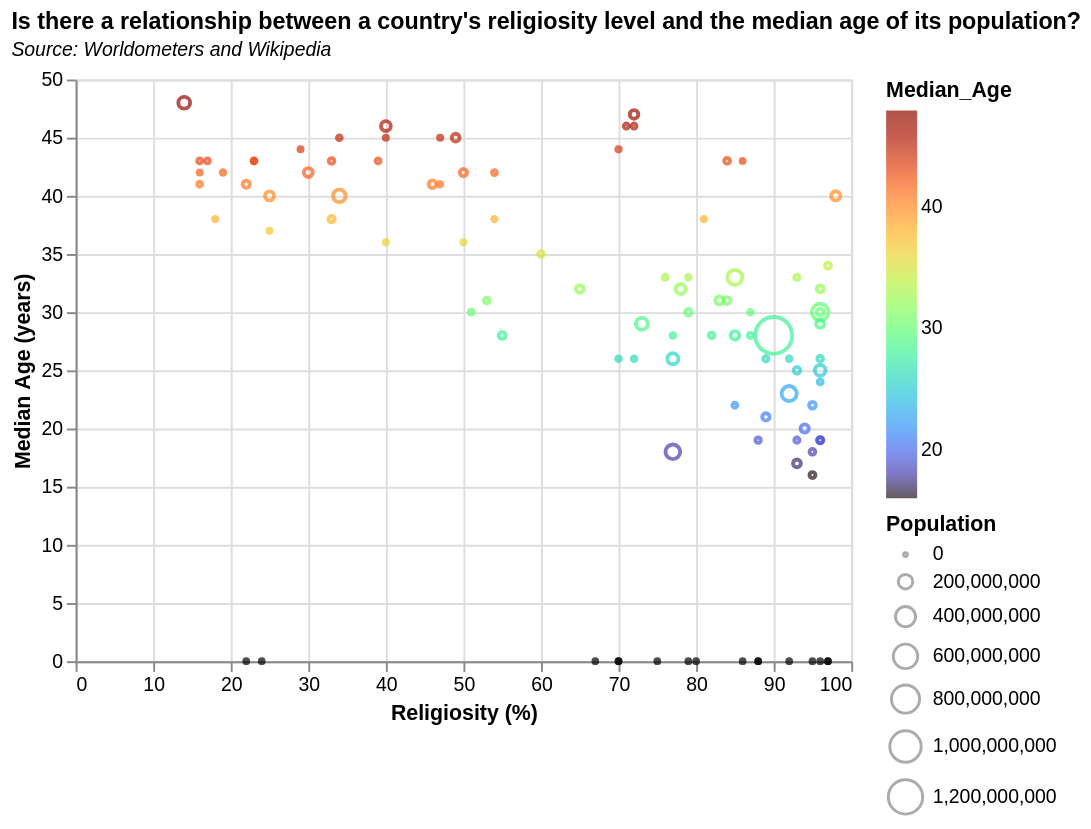

Write a Vega-Lite specification for this figure.
### Vega-Lite specification from a JSON file in a GitHub repository (floating-point values rounded to 4 significant figures)
{"$schema": "https://vega.github.io/schema/vega-lite/v5.json", "description": "A bubbleplot with religiosity on the x axis, median age on the y axis, and total population on size.", "title": {"text": "Is there a relationship between a country's religiosity level and the median age of its population?", "subtitle": "Source: Worldometers and Wikipedia", "fontSize": 12, "subtitleFontStyle": "italic", "subtitleFontSize": 10, "anchor": "start"}, "width": 400, "height": 300, "data": {"values": [{"": "0", "Country": "Indonesia", "CAF_x": "68", "Religiosity": "96", "Median_Age": "30.0", "Total_Population": "273523615.0", "CAF_2018": "59.0", "CAF_2019": "50.0", "CAF_2021": "69.0", "CAF_y": "68.0"}, {"": "1", "Country": "Australia", "CAF_x": "55", "Religiosity": "33", "Median_Age": "38.0", "Total_Population": "25499884.0", "CAF_2018": "59.0", "CAF_2019": "56.0", "CAF_2021": "49.0", "CAF_y": "55.0"}, {"": "2", "Country": "New Zealand", "CAF_x": "54", "Religiosity": "18", "Median_Age": "38.0", "Total_Population": "4822233.0", "CAF_2018": "58.0", "CAF_2019": "57.0", "CAF_2021": "47.0", "CAF_y": "54.0"}, {"": "3", "Country": "United States of America", "CAF_x": "59", "Religiosity": "67", "Median_Age": "", "Total_Population": "", "CAF_2018": "", "CAF_2019": "", "CAF_2021": "", "CAF_y": ""}, {"": "4", "Country": "Ireland", "CAF_x": "49", "Religiosity": "54", "Median_Age": "38.0", "Total_Population": "4937786.0", "CAF_2018": "56.0", "CAF_2019": "56.0", "CAF_2021": "40.0", "CAF_y": "49.0"}, {"": "5", "Country": "United Kingdom of Great Britain and Northern Ireland", "CAF_x": "47", "Religiosity": "25", "Median_Age": "40.0", "Total_Population": "67886011.0", "CAF_2018": "55.0", "CAF_2019": "54.0", "CAF_2021": "41.0", "CAF_y": "47.0"}, {"": "6", "Country": "Singapore", "CAF_x": "45", "Religiosity": "70", "Median_Age": "", "Total_Population": "", "CAF_2018": "", "CAF_2019": "", "CAF_2021": "", "CAF_y": ""}, {"": "7", "Country": "Kenya", "CAF_x": "61", "Religiosity": "94", "Median_Age": "20.0", "Total_Population": "53771296.0", "CAF_2018": "54.0", "CAF_2019": "47.0", "CAF_2021": "58.0", "CAF_y": "61.0"}, {"": "8", "Country": "Myanmar", "CAF_x": "52", "Religiosity": "96", "Median_Age": "29.0", "Total_Population": "54409800.0", "CAF_2018": "54.0", "CAF_2019": "58.0", "CAF_2021": "51.0", "CAF_y": "52.0"}, {"": "9", "Country": "Netherlands", "CAF_x": "46", "Religiosity": "33", "Median_Age": "43.0", "Total_Population": "17134872.0", "CAF_2018": "51.0", "CAF_2019": "53.0", "CAF_2021": "37.0", "CAF_y": "46.0"}, {"": "10", "Country": "United Arab Emirates", "CAF_x": "47", "Religiosity": "76", "Median_Age": "33.0", "Total_Population": "9890402.0", "CAF_2018": "51.0", "CAF_2019": "45.0", "CAF_2021": "44.0", "CAF_y": "47.0"}, {"": "11", "Country": "Norway", "CAF_x": "45", "Religiosity": "22", "Median_Age": "", "Total_Population": "", "CAF_2018": "", "CAF_2019": "", "CAF_2021": "", "CAF_y": ""}, {"": "12", "Country": "Canada", "CAF_x": "51", "Religiosity": "22", "Median_Age": "41.0", "Total_Population": "37742154.0", "CAF_2018": "49.0", "CAF_2019": "55.0", "CAF_2021": "38.0", "CAF_y": "51.0"}, {"": "13", "Country": "Nigeria", "CAF_x": "48", "Religiosity": "77", "Median_Age": "18.0", "Total_Population": "206139589.0", "CAF_2018": "48.0", "CAF_2019": "42.0", "CAF_2021": "52.0", "CAF_y": "48.0"}, {"": "14", "Country": "Malta", "CAF_x": "45", "Religiosity": "86", "Median_Age": "43.0", "Total_Population": "441543.0", "CAF_2018": "47.0", "CAF_2019": "47.0", "CAF_2021": "31.0", "CAF_y": "45.0"}, {"": "15", "Country": "Zambia", "CAF_x": "50", "Religiosity": "95", "Median_Age": "18.0", "Total_Population": "18383955.0", "CAF_2018": "46.0", "CAF_2019": "39.0", "CAF_2021": "43.0", "CAF_y": "50.0"}, {"": "16", "Country": "Germany", "CAF_x": "41", "Religiosity": "40", "Median_Age": "46.0", "Total_Population": "83783942.0", "CAF_2018": "46.0", "CAF_2019": "43.0", "CAF_2021": "30.0", "CAF_y": "41.0"}, {"": "17", "Country": "Denmark", "CAF_x": "46", "Religiosity": "19", "Median_Age": "42.0", "Total_Population": "5792202.0", "CAF_2018": "46.0", "CAF_2019": "44.0", "CAF_2021": "37.0", "CAF_y": "46.0"}, {"": "18", "Country": "Switzerland", "CAF_x": "37", "Religiosity": "23", "Median_Age": "43.0", "Total_Population": "8654622.0", "CAF_2018": "45.0", "CAF_2019": "45.0", "CAF_2021": "28.0", "CAF_y": "37.0"}, {"": "19", "Country": "Sri Lanka", "CAF_x": "44", "Religiosity": "97", "Median_Age": "34.0", "Total_Population": "21413249.0", "CAF_2018": "45.0", "CAF_2019": "51.0", "CAF_2021": "34.0", "CAF_y": "44.0"}, {"": "20", "Country": "Iran (Islamic Republic of)", "CAF_x": "43", "Religiosity": "78", "Median_Age": "32.0", "Total_Population": "83992949.0", "CAF_2018": "45.0", "CAF_2019": "41.0", "CAF_2021": "39.0", "CAF_y": "43.0"}, {"": "21", "Country": "Hong Kong", "CAF_x": "37", "Religiosity": "24", "Median_Age": "", "Total_Population": "", "CAF_2018": "", "CAF_2019": "", "CAF_2021": "", "CAF_y": ""}, {"": "22", "Country": "Austria", "CAF_x": "45", "Religiosity": "17", "Median_Age": "43.0", "Total_Population": "9006398.0", "CAF_2018": "44.0", "CAF_2019": "45.0", "CAF_2021": "34.0", "CAF_y": "45.0"}, {"": "23", "Country": "Iraq", "CAF_x": "37", "Religiosity": "89", "Median_Age": "21.0", "Total_Population": "40222493.0", "CAF_2018": "43.0", "CAF_2019": "34.0", "CAF_2021": "39.0", "CAF_y": "37.0"}, {"": "24", "Country": "Cyprus", "CAF_x": "40", "Religiosity": "25", "Median_Age": "37.0", "Total_Population": "1207359.0", "CAF_2018": "43.0", "CAF_2019": "41.0", "CAF_2021": "32.0", "CAF_y": "40.0"}, {"": "25", "Country": "Tajikistan", "CAF_x": "39", "Religiosity": "85", "Median_Age": "22.0", "Total_Population": "9537645.0", "CAF_2018": "42.0", "CAF_2019": "36.0", "CAF_2021": "45.0", "CAF_y": "39.0"}, {"": "26", "Country": "Ghana", "CAF_x": "43", "Religiosity": "95", "Median_Age": "22.0", "Total_Population": "31072940.0", "CAF_2018": "42.0", "CAF_2019": "38.0", "CAF_2021": "47.0", "CAF_y": "43.0"}, {"": "27", "Country": "Israel", "CAF_x": "37", "Religiosity": "51", "Median_Age": "30.0", "Total_Population": "8655535.0", "CAF_2018": "42.0", "CAF_2019": "39.0", "CAF_2021": "28.0", "CAF_y": "37.0"}, {"": "28", "Country": "South Africa", "CAF_x": "35", "Religiosity": "85", "Median_Age": "28.0", "Total_Population": "59308690.0", "CAF_2018": "41.0", "CAF_2019": "36.0", "CAF_2021": "41.0", "CAF_y": "35.0"}, {"": "29", "Country": "Sweden", "CAF_x": "42", "Religiosity": "16", "Median_Age": "41.0", "Total_Population": "10099265.0", "CAF_2018": "41.0", "CAF_2019": "40.0", "CAF_2021": "34.0", "CAF_y": "42.0"}, {"": "30", "Country": "Finland", "CAF_x": "37", "Religiosity": "23", "Median_Age": "43.0", "Total_Population": "5540720.0", "CAF_2018": "40.0", "CAF_2019": "41.0", "CAF_2021": "31.0", "CAF_y": "37.0"}, {"": "31", "Country": "Slovenia", "CAF_x": "39", "Religiosity": "47", "Median_Age": "45.0", "Total_Population": "2078938.0", "CAF_2018": "39.0", "CAF_2019": "38.0", "CAF_2021": "28.0", "CAF_y": "39.0"}, {"": "32", "Country": "Dominican Republic", "CAF_x": "44", "Religiosity": "87", "Median_Age": "28.0", "Total_Population": "10847910.0", "CAF_2018": "39.0", "CAF_2019": "39.0", "CAF_2021": "39.0", "CAF_y": "44.0"}, {"": "33", "Country": "Uganda", "CAF_x": "46", "Religiosity": "93", "Median_Age": "17.0", "Total_Population": "45741007.0", "CAF_2018": "39.0", "CAF_2019": "38.0", "CAF_2021": "46.0", "CAF_y": "46.0"}, {"": "34", "Country": "Saudi Arabia", "CAF_x": "36", "Religiosity": "96", "Median_Age": "32.0", "Total_Population": "34813871.0", "CAF_2018": "37.0", "CAF_2019": "34.0", "CAF_2021": "35.0", "CAF_y": "36.0"}, {"": "35", "Country": "Nepal", "CAF_x": "40", "Religiosity": "93", "Median_Age": "25.0", "Total_Population": "29136808.0", "CAF_2018": "37.0", "CAF_2019": "33.0", "CAF_2021": "40.0", "CAF_y": "40.0"}, {"": "36", "Country": "Uzbekistan", "CAF_x": "38", "Religiosity": "55", "Median_Age": "28.0", "Total_Population": "33469203.0", "CAF_2018": "36.0", "CAF_2019": "41.0", "CAF_2021": "40.0", "CAF_y": "38.0"}, {"": "37", "Country": "Spain", "CAF_x": "32", "Religiosity": "49", "Median_Age": "45.0", "Total_Population": "46754778.0", "CAF_2018": "36.0", "CAF_2019": "32.0", "CAF_2021": "27.0", "CAF_y": "32.0"}, {"": "38", "Country": "Kyrgyzstan", "CAF_x": "44", "Religiosity": "72", "Median_Age": "26.0", "Total_Population": "6524195.0", "CAF_2018": "36.0", "CAF_2019": "33.0", "CAF_2021": "38.0", "CAF_y": "44.0"}, {"": "39", "Country": "Jamaica", "CAF_x": "46", "Religiosity": "70", "Median_Age": "", "Total_Population": "", "CAF_2018": "", "CAF_2019": "", "CAF_2021": "", "CAF_y": ""}, {"": "40", "Country": "Malawi", "CAF_x": "39", "Religiosity": "97", "Median_Age": "", "Total_Population": "", "CAF_2018": "", "CAF_2019": "", "CAF_2021": "", "CAF_y": ""}, {"": "41", "Country": "Paraguay", "CAF_x": "44", "Religiosity": "92", "Median_Age": "26.0", "Total_Population": "7132538.0", "CAF_2018": "34.0", "CAF_2019": "32.0", "CAF_2021": "41.0", "CAF_y": "44.0"}, {"": "42", "Country": "Chile", "CAF_x": "38", "Religiosity": "60", "Median_Age": "35.0", "Total_Population": "19116201.0", "CAF_2018": "34.0", "CAF_2019": "37.0", "CAF_2021": "39.0", "CAF_y": "38.0"}, {"": "43", "Country": "Thailand", "CAF_x": "48", "Religiosity": "98", "Median_Age": "40.0", "Total_Population": "69799978.0", "CAF_2018": "34.0", "CAF_2019": "42.0", "CAF_2021": "46.0", "CAF_y": "48.0"}, {"": "44", "Country": "Costa Rica", "CAF_x": "44", "Religiosity": "79", "Median_Age": "33.0", "Total_Population": "5094118.0", "CAF_2018": "34.0", "CAF_2019": "38.0", "CAF_2021": "30.0", "CAF_y": "44.0"}, {"": "45", "Country": "Cameroon", "CAF_x": "37", "Religiosity": "96", "Median_Age": "19.0", "Total_Population": "26545863.0", "CAF_2018": "34.0", "CAF_2019": "33.0", "CAF_2021": "43.0", "CAF_y": "37.0"}, {"": "46", "Country": "Nicaragua", "CAF_x": "40", "Religiosity": "70", "Median_Age": "26.0", "Total_Population": "6624554.0", "CAF_2018": "33.0", "CAF_2019": "30.0", "CAF_2021": "37.0", "CAF_y": "40.0"}, {"": "47", "Country": "Italy", "CAF_x": "29", "Religiosity": "72", "Median_Age": "47.0", "Total_Population": "60461826.0", "CAF_2018": "33.0", "CAF_2019": "33.0", "CAF_2021": "22.0", "CAF_y": "29.0"}, {"": "48", "Country": "Guinea", "CAF_x": "47", "Religiosity": "96", "Median_Age": "", "Total_Population": "", "CAF_2018": "", "CAF_2019": "", "CAF_2021": "", "CAF_y": ""}, {"": "49", "Country": "France", "CAF_x": "32", "Religiosity": "30", "Median_Age": "42.0", "Total_Population": "65273511.0", "CAF_2018": "32.0", "CAF_2019": "30.0", "CAF_2021": "25.0", "CAF_y": "32.0"}, {"": "50", "Country": "Namibia", "CAF_x": "35", "Religiosity": "92", "Median_Age": "", "Total_Population": "", "CAF_2018": "", "CAF_2019": "", "CAF_2021": "", "CAF_y": ""}, {"": "51", "Country": "Jordan", "CAF_x": "32", "Religiosity": "96", "Median_Age": "24.0", "Total_Population": "10203134.0", "CAF_2018": "30.0", "CAF_2019": "25.0", "CAF_2021": "26.0", "CAF_y": "32.0"}, {"": "52", "Country": "Zimbabwe", "CAF_x": "31", "Religiosity": "88", "Median_Age": "19.0", "Total_Population": "14862924.0", "CAF_2018": "30.0", "CAF_2019": "29.0", "CAF_2021": "37.0", "CAF_y": "31.0"}, {"": "53", "Country": "Uruguay", "CAF_x": "40", "Religiosity": "40", "Median_Age": "36.0", "Total_Population": "3473730.0", "CAF_2018": "30.0", "CAF_2019": "30.0", "CAF_2021": "32.0", "CAF_y": "40.0"}, {"": "54", "Country": "Panama", "CAF_x": "36", "Religiosity": "88", "Median_Age": "", "Total_Population": "", "CAF_2018": "", "CAF_2019": "", "CAF_2021": "", "CAF_y": ""}, {"": "55", "Country": "Mozambique", "CAF_x": "34", "Religiosity": "86", "Median_Age": "", "Total_Population": "", "CAF_2018": "", "CAF_2019": "", "CAF_2021": "", "CAF_y": ""}, {"": "56", "Country": "Colombia", "CAF_x": "42", "Religiosity": "83", "Median_Age": "31.0", "Total_Population": "50882891.0", "CAF_2018": "29.0", "CAF_2019": "35.0", "CAF_2021": "35.0", "CAF_y": "42.0"}, {"": "57", "Country": "Ukraine", "CAF_x": "49", "Religiosity": "46", "Median_Age": "41.0", "Total_Population": "43733762.0", "CAF_2018": "29.0", "CAF_2019": "24.0", "CAF_2021": "43.0", "CAF_y": "49.0"}, {"": "58", "Country": "Burkina Faso", "CAF_x": "39", "Religiosity": "88", "Median_Age": "", "Total_Population": "", "CAF_2018": "", "CAF_2019": "", "CAF_2021": "", "CAF_y": ""}, {"": "59", "Country": "Portugal", "CAF_x": "26", "Religiosity": "72", "Median_Age": "46.0", "Total_Population": "10196709.0", "CAF_2018": "28.0", "CAF_2019": "25.0", "CAF_2021": "20.0", "CAF_y": "26.0"}, {"": "60", "Country": "Lebanon", "CAF_x": "24", "Religiosity": "87", "Median_Age": "30.0", "Total_Population": "6825445.0", "CAF_2018": "28.0", "CAF_2019": "30.0", "CAF_2021": "24.0", "CAF_y": "24.0"}, {"": "61", "Country": "Bolivia (Plurinational State of)", "CAF_x": "43", "Religiosity": "89", "Median_Age": "26.0", "Total_Population": "11673021.0", "CAF_2018": "28.0", "CAF_2019": "31.0", "CAF_2021": "35.0", "CAF_y": "43.0"}, {"": "62", "Country": "Senegal", "CAF_x": "40", "Religiosity": "96", "Median_Age": "19.0", "Total_Population": "16743927.0", "CAF_2018": "28.0", "CAF_2019": "28.0", "CAF_2021": "35.0", "CAF_y": "40.0"}, {"": "63", "Country": "Slovakia", "CAF_x": "41", "Religiosity": "47", "Median_Age": "41.0", "Total_Population": "5459642.0", "CAF_2018": "28.0", "CAF_2019": "25.0", "CAF_2021": "32.0", "CAF_y": "41.0"}, {"": "64", "Country": "Philippines", "CAF_x": "47", "Religiosity": "77", "Median_Age": "26.0", "Total_Population": "109581078.0", "CAF_2018": "28.0", "CAF_2019": "39.0", "CAF_2021": "33.0", "CAF_y": "47.0"}, {"": "65", "Country": "Bosnia and Herzegovina", "CAF_x": "44", "Religiosity": "75", "Median_Age": "", "Total_Population": "", "CAF_2018": "", "CAF_2019": "", "CAF_2021": "", "CAF_y": ""}, {"": "66", "Country": "Pakistan", "CAF_x": "29", "Religiosity": "92", "Median_Age": "23.0", "Total_Population": "220892340.0", "CAF_2018": "28.0", "CAF_2019": "29.0", "CAF_2021": "25.0", "CAF_y": "29.0"}, {"": "67", "Country": "Algeria", "CAF_x": "30", "Religiosity": "95", "Median_Age": "", "Total_Population": "", "CAF_2018": "", "CAF_2019": "", "CAF_2021": "", "CAF_y": ""}, {"": "68", "Country": "Mali", "CAF_x": "38", "Religiosity": "95", "Median_Age": "16.0", "Total_Population": "20250833.0", "CAF_2018": "28.0", "CAF_2019": "24.0", "CAF_2021": "31.0", "CAF_y": "38.0"}, {"": "69", "Country": "Argentina", "CAF_x": "47", "Religiosity": "65", "Median_Age": "32.0", "Total_Population": "45195774.0", "CAF_2018": "28.0", "CAF_2019": "28.0", "CAF_2021": "32.0", "CAF_y": "47.0"}, {"": "70", "Country": "Kazakhstan", "CAF_x": "34", "Religiosity": "53", "Median_Age": "31.0", "Total_Population": "18776707.0", "CAF_2018": "28.0", "CAF_2019": "26.0", "CAF_2021": "28.0", "CAF_y": "34.0"}, {"": "71", "Country": "Peru", "CAF_x": "39", "Religiosity": "84", "Median_Age": "31.0", "Total_Population": "32971854.0", "CAF_2018": "27.0", "CAF_2019": "28.0", "CAF_2021": "34.0", "CAF_y": "39.0"}, {"": "72", "Country": "Romania", "CAF_x": "30", "Religiosity": "84", "Median_Age": "43.0", "Total_Population": "19237691.0", "CAF_2018": "27.0", "CAF_2019": "24.0", "CAF_2021": "28.0", "CAF_y": "30.0"}, {"": "73", "Country": "Morocco", "CAF_x": "31", "Religiosity": "96", "Median_Age": "30.0", "Total_Population": "36910560.0", "CAF_2018": "26.0", "CAF_2019": "26.0", "CAF_2021": "23.0", "CAF_y": "31.0"}, {"": "74", "Country": "Benin", "CAF_x": "32", "Religiosity": "93", "Median_Age": "19.0", "Total_Population": "12123200.0", "CAF_2018": "26.0", "CAF_2019": "23.0", "CAF_2021": "29.0", "CAF_y": "32.0"}, {"": "75", "Country": "Egypt", "CAF_x": "23", "Religiosity": "96", "Median_Age": "25.0", "Total_Population": "102334404.0", "CAF_2018": "26.0", "CAF_2019": "23.0", "CAF_2021": "33.0", "CAF_y": "23.0"}, {"": "76", "Country": "Venezuela (Bolivarian Republic of)", "CAF_x": "45", "Religiosity": "79", "Median_Age": "30.0", "Total_Population": "28435940.0", "CAF_2018": "26.0", "CAF_2019": "23.0", "CAF_2021": "35.0", "CAF_y": "45.0"}, {"": "77", "Country": "Albania", "CAF_x": "34", "Religiosity": "50", "Median_Age": "36.0", "Total_Population": "2877797.0", "CAF_2018": "26.0", "CAF_2019": "23.0", "CAF_2021": "33.0", "CAF_y": "34.0"}, {"": "78", "Country": "Estonia", "CAF_x": "40", "Religiosity": "16", "Median_Age": "42.0", "Total_Population": "1326535.0", "CAF_2018": "26.0", "CAF_2019": "25.0", "CAF_2021": "30.0", "CAF_y": "40.0"}, {"": "79", "Country": "Russian Federation", "CAF_x": "46", "Religiosity": "34", "Median_Age": "40.0", "Total_Population": "145934462.0", "CAF_2018": "25.0", "CAF_2019": "21.0", "CAF_2021": "33.0", "CAF_y": "46.0"}, {"": "80", "Country": "Poland", "CAF_x": "47", "Religiosity": "50", "Median_Age": "42.0", "Total_Population": "37846611.0", "CAF_2018": "24.0", "CAF_2019": "25.0", "CAF_2021": "38.0", "CAF_y": "47.0"}, {"": "81", "Country": "Mexico", "CAF_x": "44", "Religiosity": "73", "Median_Age": "29.0", "Total_Population": "128932753.0", "CAF_2018": "24.0", "CAF_2019": "28.0", "CAF_2021": "32.0", "CAF_y": "44.0"}, {"": "82", "Country": "Togo", "CAF_x": "34", "Religiosity": "80", "Median_Age": "", "Total_Population": "", "CAF_2018": "", "CAF_2019": "", "CAF_2021": "", "CAF_y": ""}, {"": "83", "Country": "Georgia", "CAF_x": "31", "Religiosity": "81", "Median_Age": "38.0", "Total_Population": "3989167.0", "CAF_2018": "24.0", "CAF_2019": "21.0", "CAF_2021": "40.0", "CAF_y": "31.0"}, {"": "84", "Country": "Ecuador", "CAF_x": "42", "Religiosity": "82", "Median_Age": "28.0", "Total_Population": "17643054.0", "CAF_2018": "24.0", "CAF_2019": "24.0", "CAF_2021": "29.0", "CAF_y": "42.0"}, {"": "85", "Country": "Hungary", "CAF_x": "40", "Religiosity": "39", "Median_Age": "43.0", "Total_Population": "9660351.0", "CAF_2018": "23.0", "CAF_2019": "23.0", "CAF_2021": "31.0", "CAF_y": "40.0"}, {"": "86", "Country": "Brazil", "CAF_x": "47", "Religiosity": "85", "Median_Age": "33.0", "Total_Population": "212559417.0", "CAF_2018": "23.0", "CAF_2019": "28.0", "CAF_2021": "35.0", "CAF_y": "47.0"}, {"": "87", "Country": "Armenia", "CAF_x": "29", "Religiosity": "79", "Median_Age": "", "Total_Population": "", "CAF_2018": "", "CAF_2019": "", "CAF_2021": "", "CAF_y": ""}, {"": "88", "Country": "India", "CAF_x": "40", "Religiosity": "90", "Median_Age": "28.0", "Total_Population": "1380004385.0", "CAF_2018": "22.0", "CAF_2019": "26.0", "CAF_2021": "44.0", "CAF_y": "40.0"}, {"": "89", "Country": "Czechia", "CAF_x": "48", "Religiosity": "16", "Median_Age": "43.0", "Total_Population": "10708981.0", "CAF_2018": "22.0", "CAF_2019": "22.0", "CAF_2021": "30.0", "CAF_y": "48.0"}, {"": "90", "Country": "Bulgaria", "CAF_x": "41", "Religiosity": "34", "Median_Age": "45.0", "Total_Population": "6948445.0", "CAF_2018": "22.0", "CAF_2019": "19.0", "CAF_2021": "37.0", "CAF_y": "41.0"}, {"": "91", "Country": "El Salvador", "CAF_x": "36", "Religiosity": "77", "Median_Age": "28.0", "Total_Population": "6486205.0", "CAF_2018": "22.0", "CAF_2019": "25.0", "CAF_2021": "31.0", "CAF_y": "36.0"}, {"": "92", "Country": "Japan", "CAF_x": "20", "Religiosity": "14", "Median_Age": "48.0", "Total_Population": "126476461.0", "CAF_2018": "22.0", "CAF_2019": "23.0", "CAF_2021": "12.0", "CAF_y": "20.0"}, {"": "93", "Country": "Serbia", "CAF_x": "46", "Religiosity": "54", "Median_Age": "42.0", "Total_Population": "8737371.0", "CAF_2018": "21.0", "CAF_2019": "19.0", "CAF_2021": "35.0", "CAF_y": "46.0"}, {"": "94", "Country": "Croatia", "CAF_x": "37", "Religiosity": "70", "Median_Age": "44.0", "Total_Population": "4105267.0", "CAF_2018": "20.0", "CAF_2019": "21.0", "CAF_2021": "30.0", "CAF_y": "37.0"}, {"": "95", "Country": "Tunisia", "CAF_x": "28", "Religiosity": "93", "Median_Age": "33.0", "Total_Population": "11818619.0", "CAF_2018": "20.0", "CAF_2019": "24.0", "CAF_2021": "29.0", "CAF_y": "28.0"}, {"": "96", "Country": "Afghanistan", "CAF_x": "21", "Religiosity": "97", "Median_Age": "", "Total_Population": "", "CAF_2018": "", "CAF_2019": "", "CAF_2021": "", "CAF_y": ""}, {"": "97", "Country": "Latvia", "CAF_x": "29", "Religiosity": "29", "Median_Age": "44.0", "Total_Population": "1886198.0", "CAF_2018": "19.0", "CAF_2019": "22.0", "CAF_2021": "25.0", "CAF_y": "29.0"}, {"": "98", "Country": "Lithuania", "CAF_x": "37", "Religiosity": "40", "Median_Age": "45.0", "Total_Population": "2722289.0", "CAF_2018": "19.0", "CAF_2019": "19.0", "CAF_2021": "28.0", "CAF_y": "37.0"}, {"": "99", "Country": "Cambodia", "CAF_x": "19", "Religiosity": "96", "Median_Age": "26.0", "Total_Population": "16718965.0", "CAF_2018": "18.0", "CAF_2019": "24.0", "CAF_2021": "28.0", "CAF_y": "19.0"}, {"": "100", "Country": "Greece", "CAF_x": "32", "Religiosity": "71", "Median_Age": "46.0", "Total_Population": "10423054.0", "CAF_2018": "17.0", "CAF_2019": "16.0", "CAF_2021": "26.0", "CAF_y": "32.0"}]}, "mark": "point", "encoding": {"color": {"field": "Median_Age", "type": "quantitative", "scale": {"scheme": "turbo"}}, "y": {"field": "Median_Age", "type": "quantitative", "title": "Median Age (years)"}, "x": {"field": "Religiosity", "type": "quantitative", "title": "Religiosity (%)"}, "size": {"field": "Total_Population", "type": "quantitative", "title": "Population"}, "tooltip": [{"field": "Country", "type": "nominal", "title": "Country"}, {"field": "Median_Age", "type": "quantitative", "title": "Median Age"}, {"field": "Religiosity", "type": "quantitative", "title": "Religiosity (%)"}, {"field": "Total_Population", "type": "quantitative", "title": "Population"}]}}
